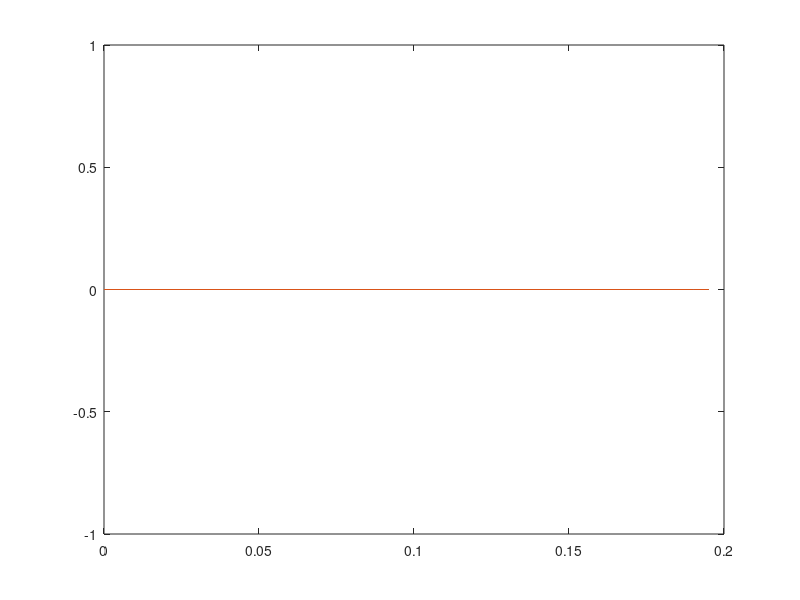

Write MATLAB code to recreate this figure.
close all
clear all
N = 20; %total number of motors
Nb = N; %motors at base
Nf = N-Nb; %number of the filament
k_inj = 1; %injection rate
k_d = 0; %disassembly
k_f = 2; % choosing filament
b=0;

%Attributing motors (index, location, position, activity, filament id)
%index = 1 to 200
%location = base(0) or filament (1)
%position = position on the filament in range (1,L)
%activity = diffusing (0) and active transport (1)
%filament id = 1 or 2
motor = zeros(N ,5);

%initialize the motor attributes
L = 2; %length of flagella
for i=1:N
    motor(i) = i;
    if i<=Nb
        motor(i,2)= 0;
    else
        motor(i,2)= 1;
        motor(i,3)= randi([1 L]);
        motor(i,4)=1;
        motor(i,5)= randi(2);
    end
    
end

%motor

Steps= 5; %total number of steps
T= zeros(1,Steps); % time (mins) vector
T(1)=0; %initial time
%tau=zeros(1,Steps); %time steps
m1= zeros(1, Steps);
m1(1)=2;
m2= zeros(1, Steps);
m2(1)=2;

Ntot= 1000;
monomers = Ntot;
Thr= 1; %Threshold for injection

for i= 1:Steps
    i
    m=zeros(1, Steps);
    k1 = Nb*k_inj; %inject in to 1/2
    if Nb<Thr
        k1=0;
    end
    
    k2= k_d;
    if (m1(i)<=m1(1))
        k2=0;
    end
    
    k3 = k_d;
    if (m2(i)<=m2(1))
        k3=0;
    end
    
    k4 = Nf*k_f;
    if monomers==0
        k4=0;
    end
    
    k0 = k1+k2+k3+k4;
    
    
    
    C1=rand;
    tau(i)=(1/k0)*log(1/C1);
    T(i+1)= T(i)+tau(i);
    
    C2= rand;
    
    if C2<=k1/k0  %injection
        %disp('inject')
        
        h = find(motor(:,2)==0); %number in base
        %size(h,1)= number at the base
        for j=1:Thr
            j;
            pos0 = randi(length(h));
            ch = h(pos0);
            motor(ch,2:4)= 1;
            motor(ch, 5)= randi(2);
            h = h(h~=ch);
        end
        %  motor
        Nb= Nb-Thr;
        %Nf= Nf+Thr;
        Nf1=size(motor(motor(:,5)==1),1);
        Nf2=size(motor(motor(:,5)==2),1);
        Nf= Nf1+Nf2;
        
        m1(i+1)=m1(i);
        m2(i+1)=m2(i);
        
    else
        if (C2 > (k1/k0)) && (C2 <= (k1+k2)/k0) % decay
            disp('subtract1')
            m1(i+1)= m1(i)- 1;
            m2(i+1)=m2(i);
            monomers = monomers + 1;
            b = b-1;
            
        else
            
            if (C2 > (k1+k2)/k0) && (C2 <= (k1+k2+k3)/k0) % decay
                disp('subtract2')
                m2(i+1)= m2(i)- 1;
                m1(i+1)=m1(i);
                monomers = monomers + 1;
                b=b-1;
                
            else 
                if (C2 > (k1+k2+k3)/k0) && (C2 <= (k1+k2+k3+k4)/k0)%choose motor activity
                    h = find(motor(:,2)==1);
                    pos = randi(length(h));
                    ch1 = h(pos);
                    %disp('translate')
                    %motor(ch1,5)
                    if motor(ch1,5)==1
                        m = m1;
                    else
                        if motor(ch1,5)==2
                        m = m2;
                        end
                    end
                    disp('choose filament')
                    motor(ch1,5)
                    m
                    if  (motor(ch1,4)== 1)
                        %   disp('translate+')
                        motor(ch1,3)= motor(ch1,3)+ 1; %increment the position
                        
                        if (motor(ch1,3)>= m(i))
                            if monomers > 0
                                disp('+length')
                                m(i+1)= m(i)+ 1; %increase the length
                                monomers = monomers - 1; %decrease free monomers
                                b=b+1;
                                motor(ch1,4)=0; %unbind
                                motor(ch1,3)= m(i);
                                if motor(ch1,3)<0
                                    disp('bac')
                                end
                            else
                                disp('no monomers')
                                break;
                            end
                        else
                            disp('+length not stay')
                            m(i+1)= m(i);
                        end
                        
                    else %diffuse
                        m(i+1)=m(i);
                        %disp('here')
                        p1= rand;
                        if p1< 0.5 %forward
                            %disp('here+')
                            if (motor(ch1,3)<= m(i))
                                motor(ch1,3)= motor(ch1,3)+ 1;
                            else
                                motor(ch1,3)= motor(ch1,3)- 1;
                                if motor(ch1,3)<0
                                    disp('for')
                                end
                                
                            end
                        else %backward
                            %disp('here-')
                            if motor(ch1,3)<= (m(1)+1)
                                motor(ch1,2:5)=0;
                                Nf= Nf-1;
                                Nb= Nb+1;
                                % disp('base')
                                %b=b+1;
                            else
                                motor(ch1,3)= motor(ch1,3)-1;
                                if motor(ch1,3)<0
                                    disp('bac')
                                end
                                
                            end
                        end
                        
                    end
                    
                    if motor(ch1,5)==1
                        m1(i+1)= m(i+1);
                        m2(i+1)= m2(i);
                        disp('m1')
                        m1
                        m2
                        
                    else
                        m2(i+1)= m(i+1);
                        m1(i+1)=m1(i);
                        disp('m2')
                        m2
                        m2
                    end
                    disp('diff')
                    m1(i+1)- m1(1)+(m2(i+1)-m2(1))- b

                else
                    disp('boo')
                end
                
            end
        end
    end
    
end

%m1(end)-m1(1)+(m2(end)-m2(1))

plot(T(1:Steps),m1(1:Steps)-m1(1),T(1:Steps),m2(1:Steps)-m2(1))

